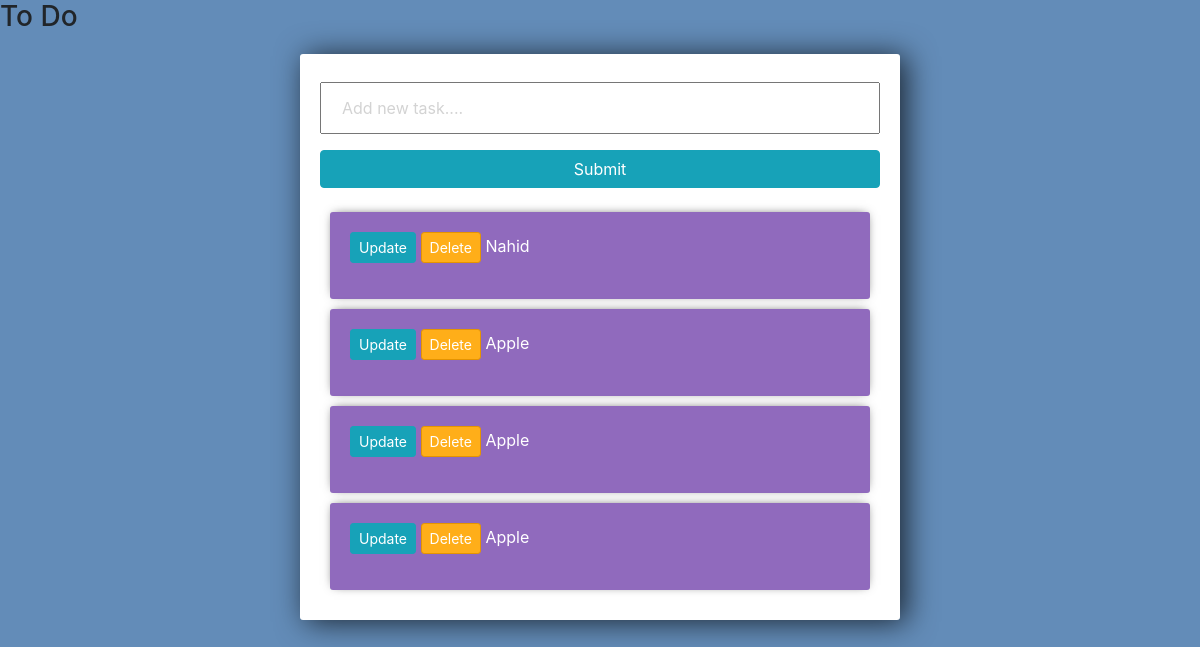
The app's page /, older data.
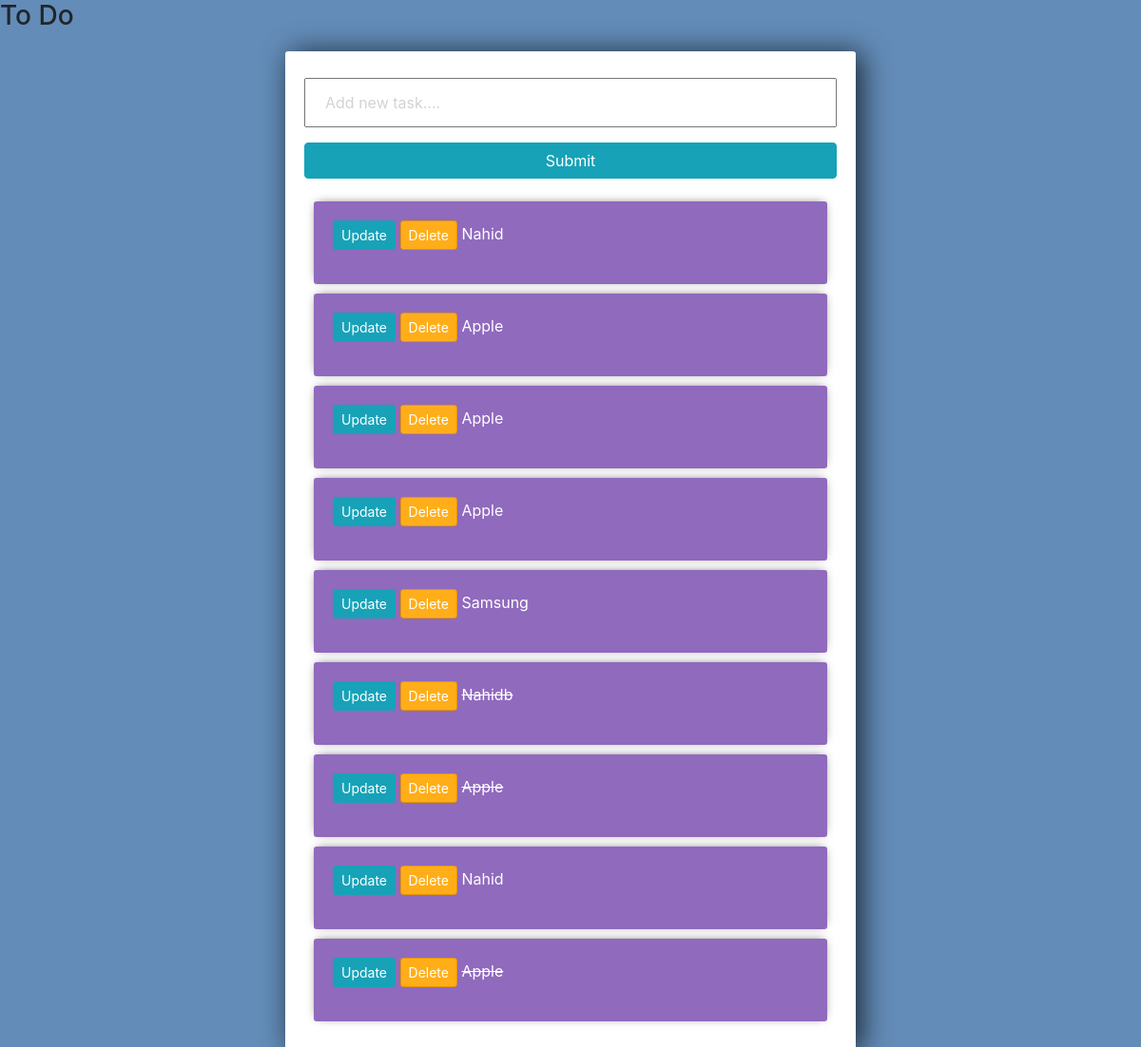
The same page, newer data.
### Todo_App/models.py (models this page shows)
class Task(models.Model):
    title = models.CharField(max_length=200)
    complete = models.BooleanField(default=False)
    created = models.DateTimeField(auto_now_add=True)
    def __str__(self):
        return self.title

### Todo_App/views.py (the view)
# urls.py: path('', views.index, name='list'),
def index(request):
    tasks = Task.objects.all()
    form = TaskForm()
    if request.method == 'POST':
        form = TaskForm(request.POST)
        if form.is_valid():
            form.save()
        return redirect('/')
    return render(request, 'tasks/list.html', context={'tasks': tasks, 'form': form})

### Todo_App/forms.py
class TaskForm(forms.ModelForm):
    title = forms.CharField(widget=forms.TextInput(
        attrs={'placeholder': 'Add new task....'}))
    class Meta:
        model = Task
        fields = '__all__'

### Todo_App/templates/tasks/list.html (shortened to what this page needs)
<link rel="stylesheet" href="https://stackpath.bootstrapcdn.com/bootstrap/4.3.1/css/bootstrap.min.css"
>
<h3>To Do</h3>
<div class="center-column">
    <form action="/" method="POST">
        {{form.title}}
        <input class="btn btn-info" type="submit" name="Create Task">
    </form>
    <div class="todo-list">
        {% for task in tasks %}
        <div class="item-row">
            <p>
                <a class="btn btn-sm btn-info" href="{% url 'update_task' task.id %}">Update</a>
                <a class="btn btn-sm btn-danger" href="{% url 'delete' task.id %}">Delete</a>
                {% if task.complete == True %}
                <strike>{{task}}</strike>
                {% else %}
                <span>{{task}}</span>
                {% endif %}
            </p>
        </div>
        {% endfor %}
    </div>
</div>

Row changes from the older to the newer data that the page shows:
added Task: title "Samsung"
added Task: title "Nahidb"
added Task: title "Apple"
added Task: title "Nahid"
added Task: title "Apple"
